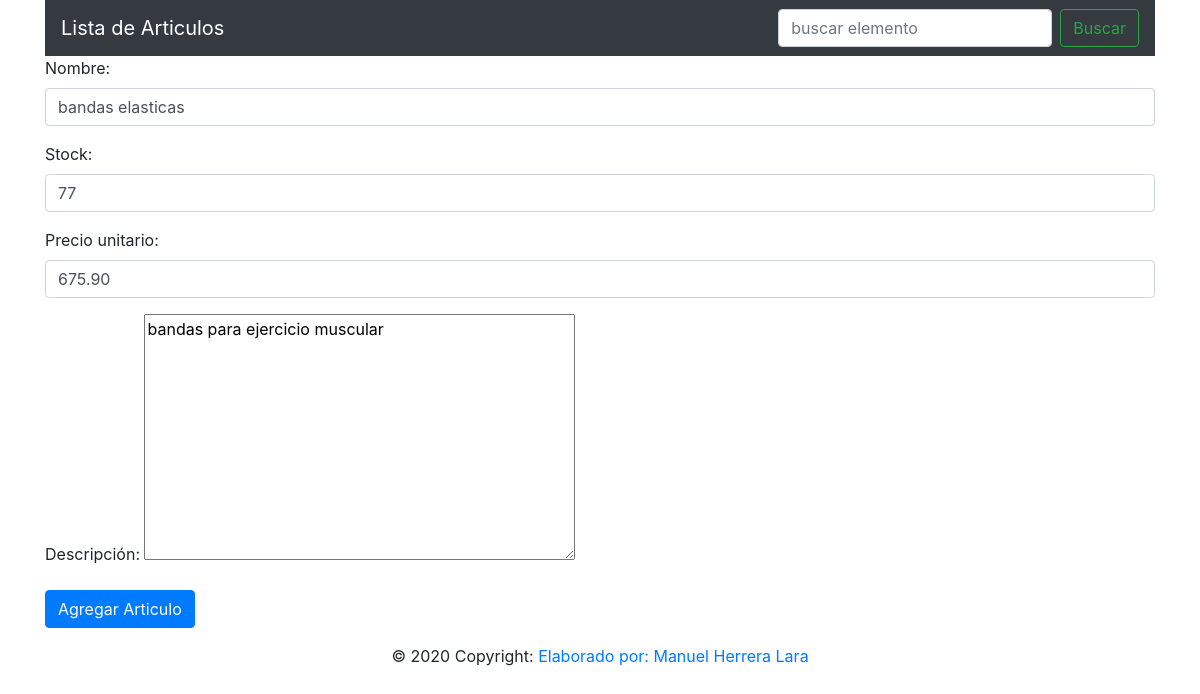
The app's page /articulos/47/actualizar/ with its own data.
### articulos/models.py (models this page shows, shortened)
class Articulo(models.Model):
    nombre = models.CharField("Nombre", max_length=100, validators=[
                              MaxLengthValidator(100)])
    cantidad = models.IntegerField("Stock", validators=[validate_cantidad])
    precio = models.DecimalField(
        "Precio unitario", max_digits=10, decimal_places=2)
    descripcion = models.TextField("Descripción", null=True, blank=True)

### articulos/views.py (the view)
# urls.py: path('<int:id_articulo>/actualizar/', views.actualizar, name='actualizar'),
def actualizar(request, id_articulo):
    instance = get_object_or_404(Articulo, pk=id_articulo)
    form = ArticuloForm(request.POST or None, instance=instance)
    if request.method == 'POST':
        if form.is_valid():
            instance = form.save(commit=False)
            instance.save()
            return redirect('articulos:lista_articulos')
    return render(request, 'articulos/agregar_articulos.html', {'form': form})

### articulos/forms.py
class ArticuloForm(ModelForm):
    class Meta:
        model = Articulo
        fields = '__all__'
        widgets = {
            'nombre': TextInput(attrs={
                'class': 'form-control', 'placeholder': 'Nombre del articulo'
            }),
            'cantidad': NumberInput(attrs={
                'class': 'form-control', 'placeholder': 'Cantidad'
            }),
            'precio': NumberInput(attrs={
                'class': 'form-control', 'placeholder': 'Precio'
            }),
        }
        error_messages = {
            'nombre': {'max_length': LONGITUD_MAXIMA}
        }

### articulos/templates/articulos/agregar_articulos.html (shortened to what this page needs)
{% extends 'articulos/base.html' %}
{% block content %}
    <div class="container">
        <form action="" method="post">
            {{ form.as_p }}
            <input type="submit" value="Agregar Articulo" class="btn btn-primary">
        </form>
    </div>
{% endblock %}

### records on screen
Articulo: nombre "bandas elasticas", cantidad "77", precio "675.90", descripcion "bandas para ejercicio muscular"
